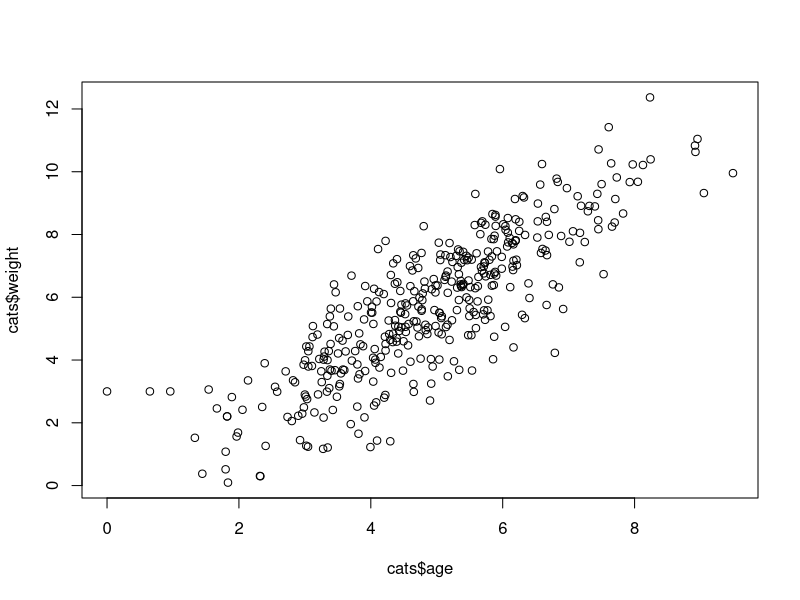

Here is the R script that generated this plot:
## ---- chunk 1
cats <- read.csv("data/herding-cats.csv")
## ---- chunk 2
plot(x = cats$age, y = cats$weight)
